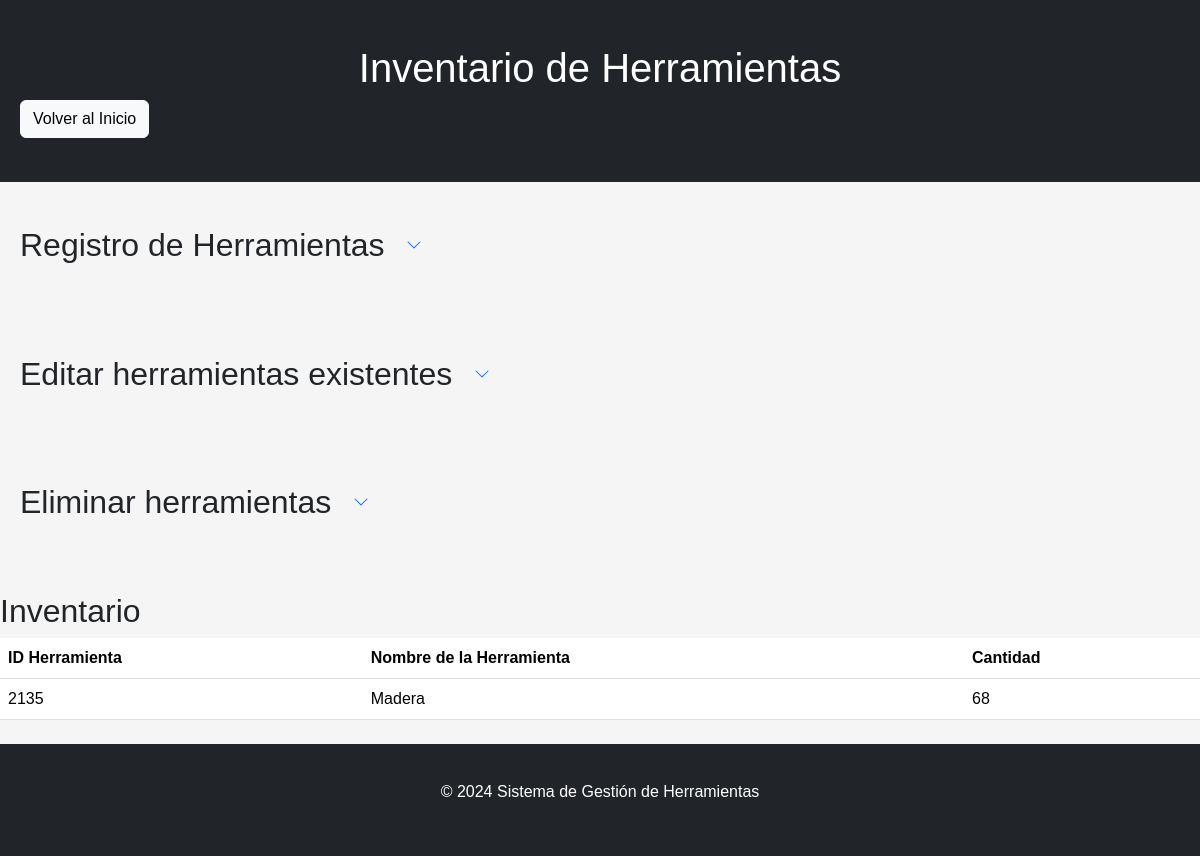
The app's page /inventario.php with its own data.
### tables this page shows
CREATE TABLE `herramientas` (
  `Registro` int(11) NOT NULL,
  `IdHerramienta` int(11) NOT NULL,
  `NombreHerramienta` varchar(100) NOT NULL,
  `Cantidad` int(11) NOT NULL
);

### php/mostrarInventario.php (the view, shortened to what this page needs)
<?php
include 'php/conexion.php';
$sql = "SELECT * FROM herramientas";
$result = $conn->query($sql);
if ($result->num_rows > 0) {
    while ($row = $result->fetch_assoc()) {
        echo "<tr>";
        echo "<td>" . $row["IdHerramienta"] . "</td>";
        echo "<td>" . $row["NombreHerramienta"] . "</td>";
        echo "<td>" . $row["Cantidad"] . "</td>";
        echo "</tr>";
    }
} else {
    echo "<tr><td colspan='5'>No se encontraron herramientas en el inventario.</td></tr>";
}
?>

### css/styles.css (style rules this page uses)
* { margin: 0; padding: 0; box-sizing: border-box; }
body { font-family: Arial, sans-serif; background-color: #f5f5f5; }

### records on screen
herramientas: IdHerramienta "2135", NombreHerramienta "Madera", Cantidad "68"
